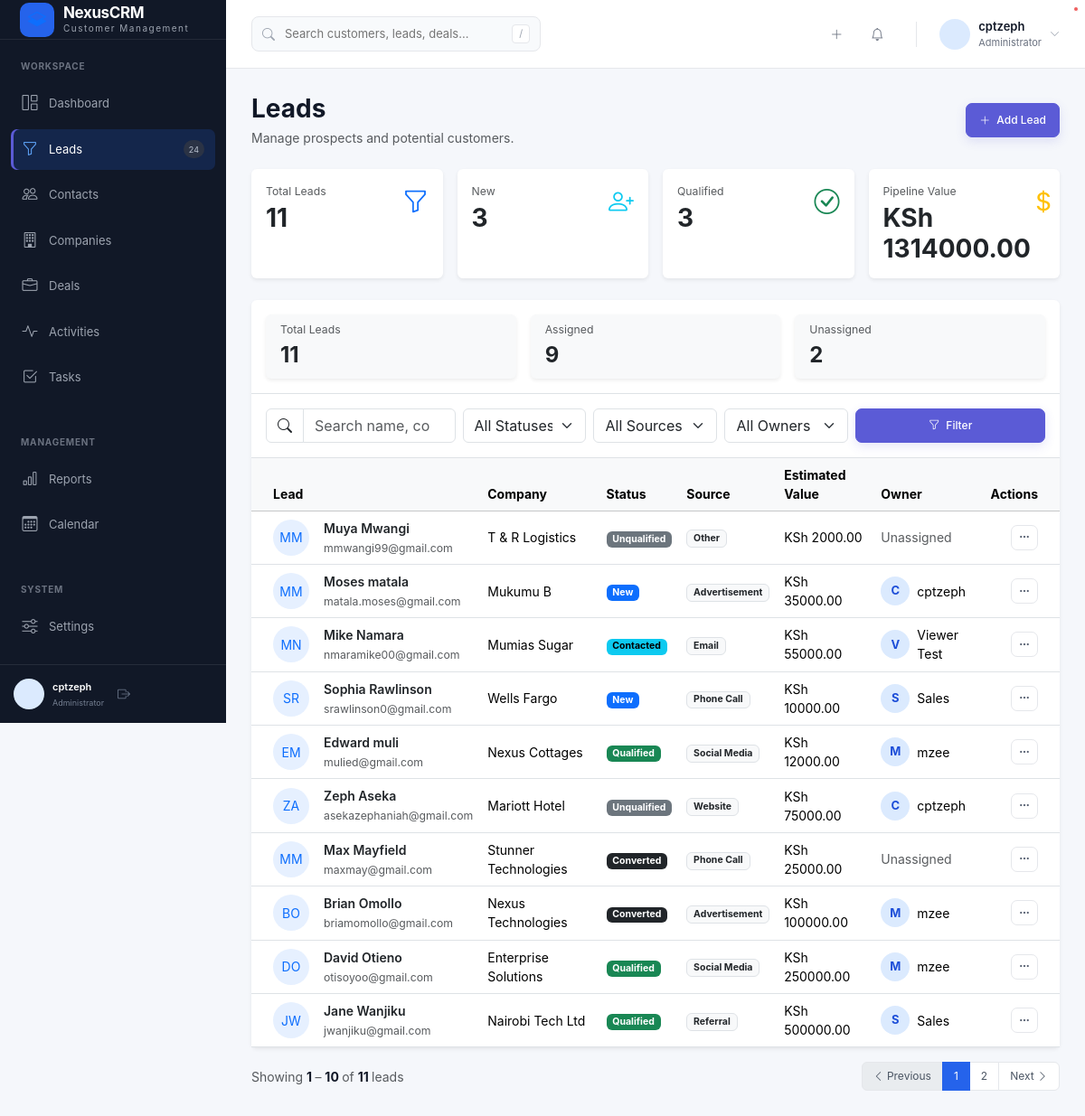
Before: /leads/ (signed in) with the older database file.
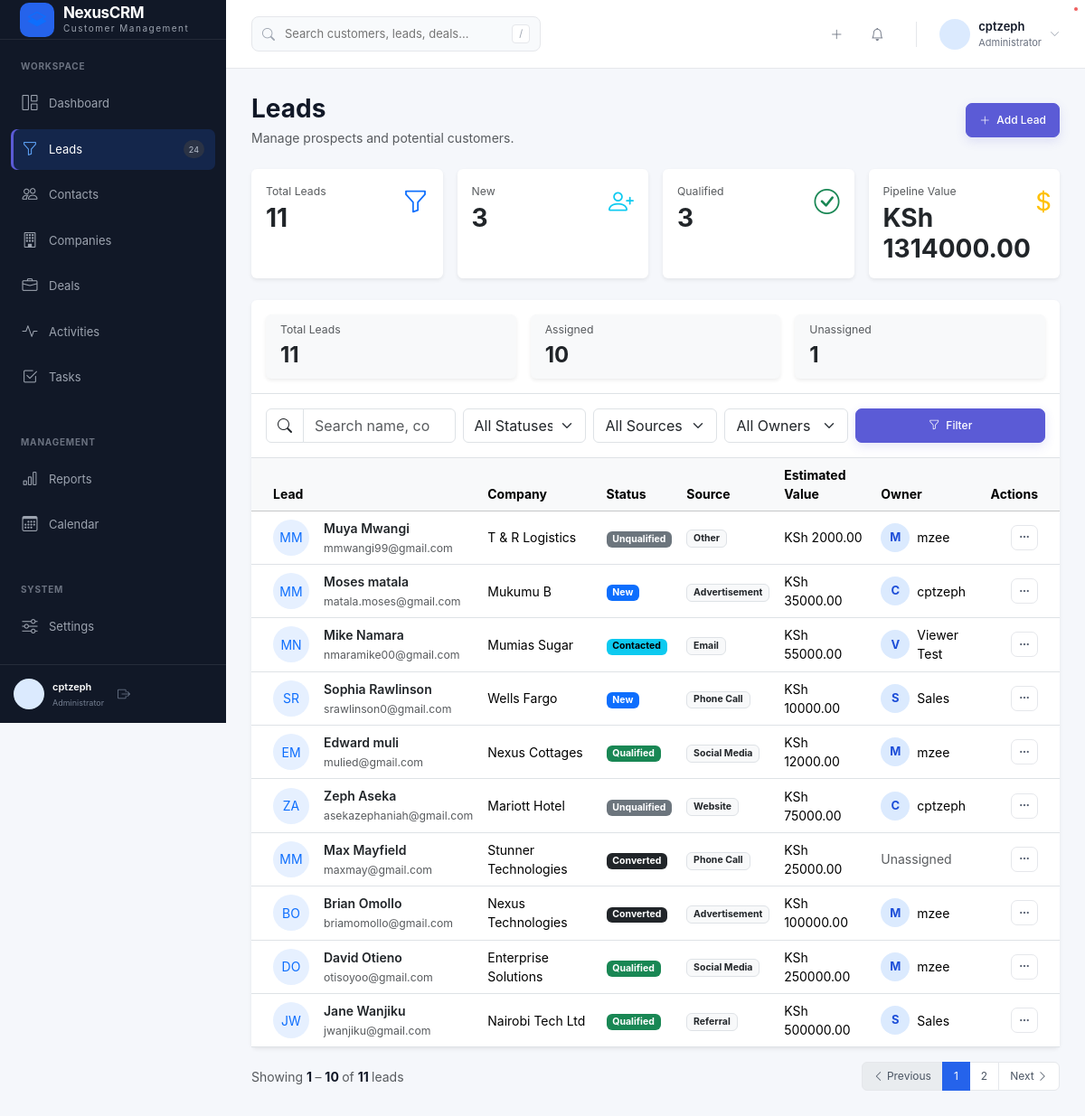
After: the same page with the newer database file.
### crmApp/models.py (models this page shows, shortened)
class Lead(models.Model):
    STATUS_NEW = "new"
    STATUS_CONTACTED = "contacted"
    STATUS_QUALIFIED = "qualified"
    STATUS_UNQUALIFIED = "unqualified"
    STATUS_CONVERTED = "converted"
    STATUS_CHOICES = [
        (STATUS_NEW, "New"),
        (STATUS_CONTACTED, "Contacted"),
        (STATUS_QUALIFIED, "Qualified"),
        (STATUS_UNQUALIFIED, "Unqualified"),
        (STATUS_CONVERTED, "Converted"),
    ]
    SOURCE_WEBSITE = "website"
    SOURCE_REFERRAL = "referral"
    SOURCE_SOCIAL = "social"
    SOURCE_EMAIL = "email"
    SOURCE_CALL = "call"
    SOURCE_ADVERTISEMENT = "advertisement"
    SOURCE_OTHER = "other"
    SOURCE_CHOICES = [
        (SOURCE_WEBSITE, "Website"),
        (SOURCE_REFERRAL, "Referral"),
        (SOURCE_SOCIAL, "Social Media"),
        (SOURCE_EMAIL, "Email"),
        (SOURCE_CALL, "Phone Call"),
        (SOURCE_ADVERTISEMENT, "Advertisement"),
        (SOURCE_OTHER, "Other"),
    ]
    first_name = models.CharField(
        max_length=100
    )
    last_name = models.CharField(
        max_length=100,
        blank=True
    )
    company_name = models.CharField(
        max_length=200,
        blank=True
    )
    email = models.EmailField(
        blank=True
    )
    phone = models.CharField(
        max_length=30,
        blank=True
    )
    job_title = models.CharField(
        max_length=150,
        blank=True
    )
    source = models.CharField(
        max_length=30,
        choices=SOURCE_CHOICES,
        default=SOURCE_OTHER
    )
    status = models.CharField(
        max_length=30,
        choices=STATUS_CHOICES,
        default=STATUS_NEW
    )
    estimated_value = models.DecimalField(
        max_digits=15,
        decimal_places=2,
        default=Decimal("0.00")
    )
    owner = models.ForeignKey(
        User,
        on_delete=models.SET_NULL,
        null=True,
        blank=True,
        related_name="owned_leads"
    )
    description = models.TextField(
        blank=True
    )
    tags = models.ManyToManyField(
        "Tag",
        blank=True,
        related_name="leads"
    )
    converted_company = models.ForeignKey(
        Company,
        on_delete=models.SET_NULL,
        null=True,
        blank=True,
        related_name="converted_leads"
    )
    converted_contact = models.ForeignKey(
        Contact,
        on_delete=models.SET_NULL,
        null=True,
        blank=True,
        related_name="converted_leads"
    )
    created_at = models.DateTimeField(
        auto_now_add=True
    )
    updated_at = models.DateTimeField(
        auto_now=True
    )
    class Meta:
        ordering = ["-created_at"]
        indexes = [
            models.Index(fields=["status"]),
            models.Index(fields=["source"]),
            models.Index(fields=["email"]),
            models.Index(fields=["owner"]),
        ]

### crmApp/views.py (the view, shortened to what this page needs)
# urls.py: path("leads/", views.lead_list, name="leads"),
@login_required
def lead_list(request):
    base_leads = Lead.objects.all()
    total_leads = base_leads.count()
    assigned_leads = base_leads.filter(
    owner__isnull=False
    ).count()
    unassigned_leads = base_leads.filter(
    owner__isnull=True
    ).count()
    leads = Lead.objects.select_related(
        "owner",
        "converted_company",
        "converted_contact",
    ).prefetch_related(
        "tags"
    )
    search = request.GET.get("search", "").strip()
    status = request.GET.get("status", "").strip()
    if status:
        leads = leads.filter(status=status)
    source = request.GET.get("source", "").strip()
    if source:
        leads = leads.filter(source=source)
    owner = request.GET.get("owner", "").strip()
    if owner == "unassigned":
        leads = leads.filter(
        owner__isnull=True
    )
    elif owner:
        leads = leads.filter(
        owner_id=owner
    )
    leads = leads.order_by("-created_at")
    paginator = Paginator(leads, 10)
    page_number = request.GET.get("page")
    page_obj = paginator.get_page(page_number)
    new_count = Lead.objects.filter(
        status=Lead.STATUS_NEW
    ).count()
    qualified_count = Lead.objects.filter(
        status=Lead.STATUS_QUALIFIED
    ).count()
    pipeline_value = Lead.objects.aggregate(
        total=Sum("estimated_value")
    )["total"] or 0
    for lead in page_obj.object_list:
        lead.user_can_edit = can_edit(request.user, lead)
        lead.user_can_convert = can_edit(request.user, lead)
    context = {
        "leads": page_obj.object_list,
        "page_obj": page_obj,
        "search": search,
        "selected_status": status,
        "selected_source": source,
        "selected_owner": owner,
        "total_leads": total_leads,
        "assigned_leads": assigned_leads,
        "unassigned_leads": unassigned_leads,
        "new_count": new_count,
        "qualified_count": qualified_count,
        "pipeline_value": pipeline_value,
        "status_choices": Lead.STATUS_CHOICES,
        "source_choices": Lead.SOURCE_CHOICES,
        "owners": User.objects.filter(
            is_active=True
        ).order_by(
            "first_name",
            "last_name",
            "username"
        ),
        "can_create_lead": can_create(request.user),
    }
    return render(
        request,
        "crmApp/leads/list.html",
        context
    )

### crmApp/context_processors.py (called while the page is built, shortened)
def crm_permissions(request):
    user = request.user
    role = get_user_role(user)
    return {
        "crm_role": role,
        "can_create_records": can_create(user),
        "can_edit_all_records": role in {
            ROLE_ADMIN,
            ROLE_MANAGER,
            ROLE_SUPPORT,
        },
        "can_delete_records": role in {
            ROLE_ADMIN,
            ROLE_MANAGER,
        },
    }

### crmApp/permissions.py (called while the page is built)
def get_user_role(user):
    if not user or not user.is_authenticated:
        return None
    if user.is_superuser:
        return ROLE_ADMIN
    profile = getattr(user, "profile", None)
    if not profile:
        return ROLE_VIEWER
    return profile.role

def can_create(user):
    role = get_user_role(user)
    return role in {
        ROLE_ADMIN,
        ROLE_MANAGER,
        ROLE_SALES,
    }

def can_edit(user, obj):
    role = get_user_role(user)
    if role in {
        ROLE_ADMIN,
        ROLE_MANAGER,
    }:
        return True
    if role == ROLE_SALES:
        return obj.owner_id == user.id
    return False

### templates/crmApp/leads/list.html (shortened to what the changed rows need)
{% extends "crmApp/base.html" %}
{% block content %}
<div class="container-fluid px-0">
    <div class="d-flex justify-content-between align-items-center mb-4">
        <div>
            <h1 class="h3 fw-bold mb-1">
                Leads
            </h1>
        </div>
    </div>
    <div class="card border-0 shadow-sm">
        <div class="card-body p-0">
            <div class="row g-3 p-3">
                <div class="col-md-4">
                    <div class="card border-0 shadow-sm bg-light">
                        <div class="card-body py-2">
                            <div class="text-muted small">
                                Assigned
                            </div>
                            <div class="fs-4 fw-bold">
                                {{ assigned_leads }}
                            </div>
                        </div>
                    </div>
                </div>
                <div class="col-md-4">
                    <div class="card border-0 shadow-sm bg-light">
                        <div class="card-body py-2">
                            <div class="text-muted small">
                                Unassigned
                            </div>
                            <div class="fs-4 fw-bold">
                                {{ unassigned_leads }}
                            </div>
                        </div>
                    </div>
                </div>
            </div>
            <div class="table-responsive">
                <table class="table table-hover align-middle mb-0">
                    <thead class="table-light">
                        <tr>
                            <th class="ps-4">
                                Lead
                            </th>
                            <th>
                                Company
                            </th>
                            <th>
                                Status
                            </th>
                            <th>
                                Source
                            </th>
                            <th>
                                Estimated Value
                            </th>
                            <th>
                                Owner
                            </th>
                            <th class="text-end pe-4">
                                Actions
                            </th>
                        </tr>
                    </thead>
                    <tbody>
                        {% for lead in leads %}
                            <tr>
                                <td class="ps-4">
                                    <div class="d-flex align-items-center">
                                        <div
                                            class="rounded-circle bg-primary bg-opacity-10
                                                   text-primary d-flex align-items-center
                                                   justify-content-center me-3"
                                            style="width:40px;height:40px;"
                                        >
                                            {{ lead.first_name|first|upper }}{{ lead.last_name|first|upper }}
                                        </div>
                                        <div>
                                            <div class="fw-semibold">
                                                <a
                                                    href="{% url 'lead_detail' lead.pk %}"
                                                    class="text-decoration-none text-dark"
                                                >
                                                    {{ lead.first_name }}
                                                    {{ lead.last_name }}
                                                </a>
                                            </div>
                                            {% if lead.email %}
                                                <small class="text-muted">
                                                    {{ lead.email }}
                                                </small>
                                            {% endif %}
                                        </div>
                                    </div>
                                </td>
                                <td>
                                    {% if lead.company_name %}
                                        {{ lead.company_name }}
                                    {% else %}
                                        <span class="text-muted">
                                            —
                                        </span>
                                    {% endif %}
                                </td>
                                <td>
                                    {% if lead.status == "new" %}
                                        <span class="badge text-bg-primary">
                                            New
                                        </span>
                                    {% elif lead.status == "contacted" %}
                                        <span class="badge text-bg-info">
                                            Contacted
                                        </span>
                                    {% elif lead.status == "qualified" %}
                                        <span class="badge text-bg-success">
                                            Qualified
                                        </span>
                                    {% elif lead.status == "unqualified" %}
                                        <span class="badge text-bg-secondary">
                                            Unqualified
                                        </span>
                                    {% elif lead.status == "converted" %}
                                        <span class="badge text-bg-dark">
                                            Converted
                                        </span>
                                    {% endif %}
                                </td>
                                <td>
                                    <span class="badge bg-light text-dark border">
                                        {{ lead.get_source_display }}
                                    </span>
                                </td>
                                <td>
                                    KSh {{ lead.estimated_value|floatformat:2 }}
                                </td>
                                <td>
                                    {% if lead.owner %}
                                        <div class="d-flex align-items-center gap-2">
                                            <div class="user-avatar small">
                                                {% if lead.owner.first_name %}
                                                    {{ lead.owner.first_name|first|upper }}
                                                {% else %}
                                                    {{ lead.owner.username|first|upper }}
                                                {% endif %}
                                            </div>
                                            <span>
                                                {% if lead.owner.get_full_name %}
                                                    {{ lead.owner.get_full_name }}
                                                {% else %}
                                                    {{ lead.owner.username }}
                                                {% endif %}
                                            </span>
                                        </div>
                                    {% else %}
                                        <span class="text-muted">
                                            Unassigned
                                        </span>
                                    {% endif %}
                                </td>
                                <td class="text-end pe-4">
                                    <div class="dropdown">
                                        <button
                                            class="btn btn-sm btn-light"
                                            data-bs-toggle="dropdown"
                                        >
                                            <i class="bi bi-three-dots"></i>
                                        </button>
                                    </div>
                                </td>
                            </tr>
                        {% endfor %}
                    </tbody>
                </table>
            </div>
        </div>
    </div>
</div>
{% endblock %}

Changed rows visible on the page:
changed Lead "Muya": owner.username|first (not shown) → "M"; owner.username (not shown) → "mzee"; no longer shows "Unassigned"
Other visible differences:
{{ assigned_leads }}: "9" → "10"
{{ unassigned_leads }}: "2" → "1"
